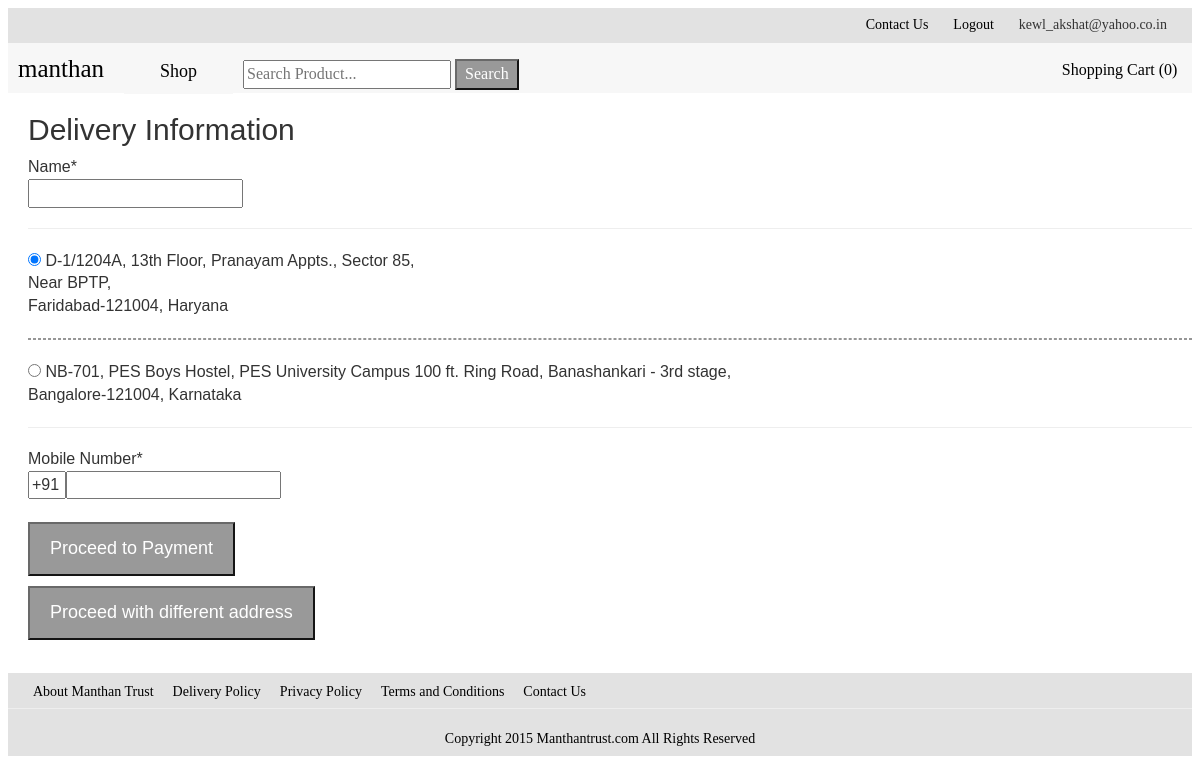
/deliveryInfo.php (signed in), run on the app's committed database.
### tables this page shows
CREATE TABLE IF NOT EXISTS `customer_address` (
  `Address_id` int(11) NOT NULL AUTO_INCREMENT,
  `Cust_id` int(11) NOT NULL,
  `Shipping_address` text NOT NULL,
  `Landmark` varchar(32) DEFAULT NULL,
  `Pincode` decimal(6,0) NOT NULL,
  `City` varchar(32) NOT NULL,
  `State` varchar(32) NOT NULL,
  PRIMARY KEY (`Address_id`,`Cust_id`),
  KEY `Cust_id` (`Cust_id`)
);

### deliveryInfo.php (the view, shortened to what this page needs)
<!DOCTYPE html>
<html>
	<body>
		<h2 style="padding-left: 20px;">Delivery Information</h2>
		<form enctype="multipart/form-data" action="payment.php" method="post">
			<ul style="list-style-type: none; padding-left: 20px;">
				Name*<br>
				<li><input type="text" name="Name" required></li>
				<hr>
				<li>
					<?php
						$custId = $_SESSION['Cust_id'];
						$checkAddressQuery = mysql_query("SELECT * FROM `customer_address` WHERE `Cust_id` = $custId;");
						if(mysql_num_rows($checkAddressQuery) > 0) {
							for ($i = 0; $i < mysql_num_rows($checkAddressQuery); $i++) {
								?>
								<input type="radio" name="Address_id"
									value=<?php echo '"' . mysql_result($checkAddressQuery, $i, 'Address_id') . '"'; ?>
									<?php if($i == 0) echo ' checked'; ?>>
									<?php
										echo mysql_result($checkAddressQuery, $i, 'Shipping_address') . ",<br>";
										if(mysql_result($checkAddressQuery, $i, 'Landmark') != null) {
											echo 'Near ' . mysql_result($checkAddressQuery, $i, 'Landmark') . ',<br>';
										}
										echo mysql_result($checkAddressQuery, $i, 'City') . '-' . mysql_result($checkAddressQuery, $i, 'Pincode');
										echo ', ' . mysql_result($checkAddressQuery, $i, 'State') . '<br>';
									?>
								<?php
									if($i != mysql_num_rows($checkAddressQuery) - 1) {
								?>
								<hr style="border: 1px dashed rgb(150, 150, 150);">
								<?php
									}
							}
						}
					?>
				</li>
				<hr>
				Mobile Number*<br>
				<li><input value="+91" readonly="Readonly text" type="text" size="1"><input type="text" name="Mobile_no"></li><br>
				<li><input type="submit" value="Proceed to Payment" name="paymentOldAddress" style="font-size: 18px;"></li>
			</ul>
		</form>
		<form enctype="multipart/form-data" action="newAddress.php" method="post" style="padding-left: 20px;">
			<input type="submit" value="Proceed with different address" name="paymentNewAddress" style="margin-bottom: 10px; font-size: 18px;">
		</form><br>
	</body>
</html>

### css/dropdown.css (style rules this page uses)
.myMenu { margin:0; padding: 0; }
.myMenu li { list-style:none; float:left; }
.myMenu li a:link, .myMenu li a:visited { display:block; text-decoration:none; background-color:#F7F7F7; padding:0.5em 2em; margin:0; }

### css/style.css (style rules this page uses)
body { font-family: sans-serif; }
.header, .topNav, .footer { font-family: cursive; }
.header { padding-top: 7px; background-color: rgb(226, 226, 226); padding-bottom: 5px; }
.header ul { display: inline; clear: both; }
.header ul li { list-style-type: none; font-size: 14px; float: right; padding-right: 25px; }
a:link { color: rgb(0, 0, 0); text-decoration: none; }
.topNav { background-color: rgb(247, 247, 247); height: 50px; min-width: 50%; }
.topNav ul { clear: both; display: inline; color: rgb(0, 0, 0); }
.topNav ul li { list-style-type: none; float: left; padding-top: 15px; padding-left: 10px; }
.logo { font-size: 25px; margin-top: -7px; }
.left { float: left; }
.right { min-width: 11%; float: right; }
.copyright { text-align: center; }
.footer { background-color: rgb(226, 226, 226); padding-bottom: 7px; color: rgb(0, 0, 0); }
.footer ul { float: left; clear: both; margin-top: 7px; margin-bottom: 6px; margin-left: -15px; }
.footer ul li { list-style-type: none; font-size: 14px; padding-right: 15px; display: inline; }
.copyright { font-size: 14px; text-align: center; clear: both; }
input[type="submit"] { padding: 12px 20px; background-color: rgb(153, 153, 153); border-color: rgb(105, 105, 105); color: rgb(255, 255, 255); }

### data on the page
customer_address: Shipping_address "D-1/1204A, 13th Floor, Pranayam Appts., Sector 85", Landmark "BPTP", City "Faridabad", Pincode "121004", State "Haryana"
customer_address: Shipping_address "NB-701, PES Boys Hostel, PES University Campus 100 ft. Ring Road, Banashankari - 3rd stage", City "Bangalore", Pincode "121004", State "Karnataka"
